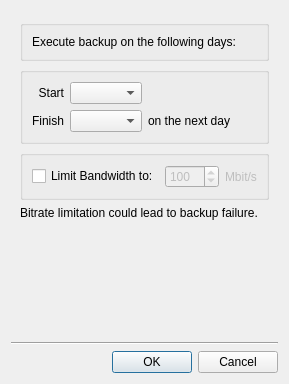
<?xml version="1.0" encoding="UTF-8"?>
<ui version="4.0">
 <class>BackupScheduleDialog</class>
 <widget class="QDialog" name="BackupScheduleDialog">
  <property name="geometry">
   <rect>
    <x>0</x>
    <y>0</y>
    <width>288</width>
    <height>384</height>
   </rect>
  </property>
  <property name="windowTitle">
   <string>Backup Schedule...</string>
  </property>
  <layout class="QVBoxLayout" name="verticalLayout">
   <item>
    <widget class="QWidget" name="widget" native="true">
     <layout class="QVBoxLayout" name="verticalLayout_2">
      <item>
       <widget class="QGroupBox" name="daysGroupBox">
        <layout class="QVBoxLayout" name="weekDaysLayout">
         <item>
          <widget class="QLabel" name="daysLabel">
           <property name="text">
            <string>Execute backup on the following days:</string>
           </property>
          </widget>
         </item>
        </layout>
       </widget>
      </item>
      <item>
       <widget class="QGroupBox" name="timeGroupBox">
        <property name="title">
         <string/>
        </property>
        <layout class="QGridLayout" name="gridLayout" columnstretch="0,0,1">
         <item row="1" column="0">
          <widget class="QLabel" name="finishLabel">
           <property name="text">
            <string>Finish</string>
           </property>
           <property name="alignment">
            <set>Qt::AlignRight|Qt::AlignTrailing|Qt::AlignVCenter</set>
           </property>
          </widget>
         </item>
         <item row="0" column="1">
          <widget class="QComboBox" name="comboBoxTimeStart">
           <property name="sizePolicy">
            <sizepolicy hsizetype="Fixed" vsizetype="Fixed">
             <horstretch>0</horstretch>
             <verstretch>0</verstretch>
            </sizepolicy>
           </property>
          </widget>
         </item>
         <item row="0" column="0">
          <widget class="QLabel" name="startLabel">
           <property name="text">
            <string>Start</string>
           </property>
           <property name="alignment">
            <set>Qt::AlignRight|Qt::AlignTrailing|Qt::AlignVCenter</set>
           </property>
          </widget>
         </item>
         <item row="1" column="1">
          <widget class="QComboBox" name="comboBoxTimeTo">
           <property name="sizePolicy">
            <sizepolicy hsizetype="Fixed" vsizetype="Fixed">
             <horstretch>0</horstretch>
             <verstretch>0</verstretch>
            </sizepolicy>
           </property>
          </widget>
         </item>
         <item row="0" column="2">
          <spacer name="horizontalSpacer">
           <property name="orientation">
            <enum>Qt::Horizontal</enum>
           </property>
           <property name="sizeHint" stdset="0">
            <size>
             <width>40</width>
             <height>20</height>
            </size>
           </property>
          </spacer>
         </item>
         <item row="1" column="2">
          <widget class="QLabel" name="finishNextDayLabel">
           <property name="text">
            <string>on the next day</string>
           </property>
          </widget>
         </item>
        </layout>
       </widget>
      </item>
      <item>
       <widget class="QGroupBox" name="miscGroupBox">
        <property name="title">
         <string/>
        </property>
        <layout class="QHBoxLayout" name="horizontalLayout_3" stretch="0,0,1">
         <item>
          <widget class="QCheckBox" name="limitBandwithCheckBox">
           <property name="text">
            <string>Limit Bandwidth to:</string>
           </property>
          </widget>
         </item>
         <item>
          <widget class="QSpinBox" name="spinBoxBandwidth">
           <property name="enabled">
            <bool>false</bool>
           </property>
           <property name="minimum">
            <number>1</number>
           </property>
           <property name="maximum">
            <number>9999</number>
           </property>
           <property name="singleStep">
            <number>10</number>
           </property>
           <property name="value">
            <number>100</number>
           </property>
          </widget>
         </item>
         <item>
          <widget class="QLabel" name="bandwidthLabel">
           <property name="enabled">
            <bool>false</bool>
           </property>
           <property name="text">
            <string>Mbit/s</string>
           </property>
          </widget>
         </item>
        </layout>
       </widget>
      </item>
      <item>
       <widget class="QLabel" name="warningLabel">
        <property name="text">
         <string>Bitrate limitation could lead to backup failure.</string>
        </property>
        <property name="wordWrap">
         <bool>true</bool>
        </property>
       </widget>
      </item>
      <item>
       <spacer name="verticalSpacer">
        <property name="orientation">
         <enum>Qt::Vertical</enum>
        </property>
        <property name="sizeHint" stdset="0">
         <size>
          <width>20</width>
          <height>124</height>
         </size>
        </property>
       </spacer>
      </item>
     </layout>
    </widget>
   </item>
   <item>
    <widget class="Line" name="line">
     <property name="orientation">
      <enum>Qt::Horizontal</enum>
     </property>
    </widget>
   </item>
   <item>
    <widget class="QDialogButtonBox" name="buttonBox">
     <property name="orientation">
      <enum>Qt::Horizontal</enum>
     </property>
     <property name="standardButtons">
      <set>QDialogButtonBox::Cancel|QDialogButtonBox::Ok</set>
     </property>
    </widget>
   </item>
  </layout>
 </widget>
 <resources/>
 <connections/>
</ui>
